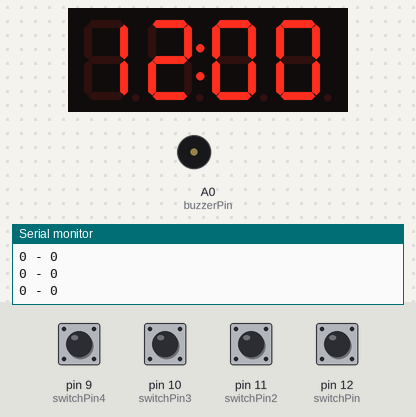
The sketch below on a simulated Arduino Uno, built with avr-gcc and run on an emulated ATmega328P. Parts: 4-digit seven-segment display, buzzer (waves = sounding, pin HIGH), the last lines printed to the serial monitor. Inputs (shaded band) come from the test bench; at power-on: pin 9 (switchPin4), pin 10 (switchPin3), pin 11 (switchPin2), pin 12 (switchPin) LOW.

Above: at 1.2 s.
1.3 s: pin 10 (switchPin3) pulled HIGH for 0.15 s
At 1.9 s:
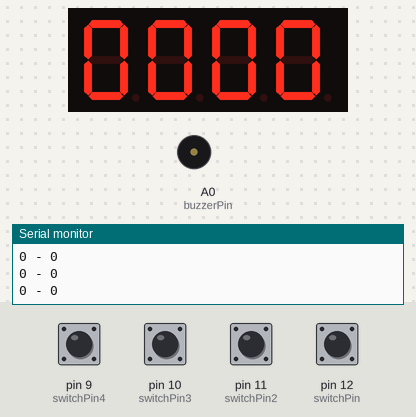
2.9 s: pin 11 (switchPin2) pulled HIGH for 0.15 s
At 3.4 s:
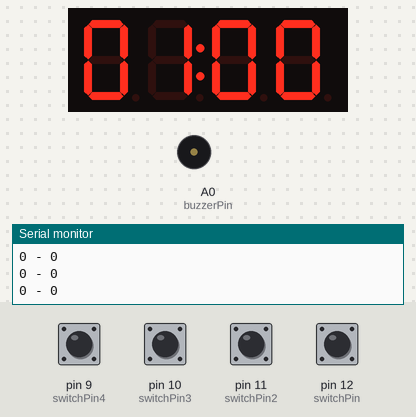
4.5 s: pin 12 (switchPin) pulled HIGH for 0.15 s
At 4.9 s:
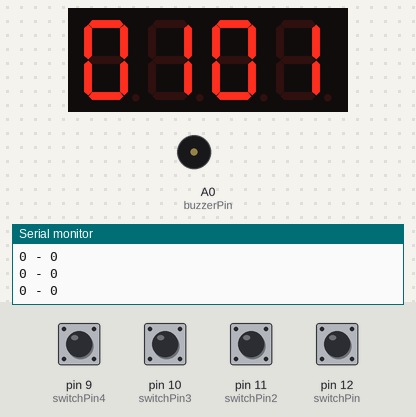
6.1 s: pin 11 (switchPin2) pulled HIGH for 1 s
At 6.78 s:
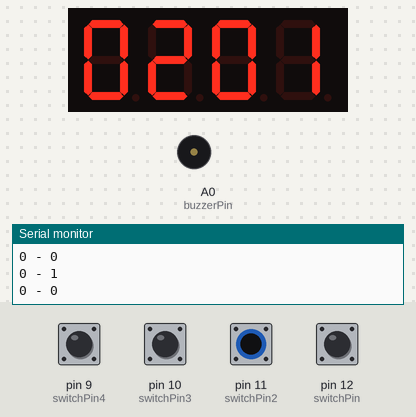
8.6 s: pin 12 (switchPin) pulled HIGH for 1 s
At 9.28 s:
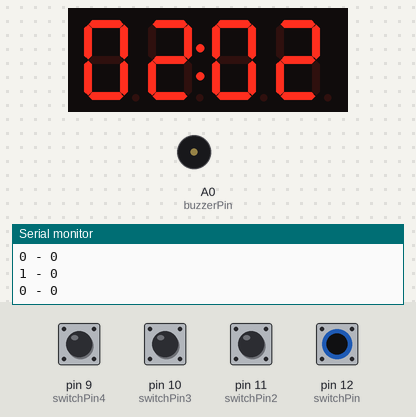
11.1 s: pin 9 (switchPin4) pulled HIGH for 0.15 s
At 11.9 s:
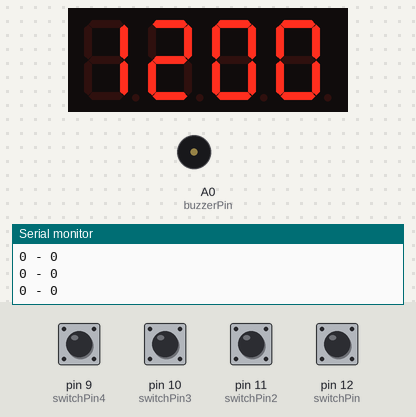
Timing chart, 0 to 14.1 s (numbered marks = the images above; inputs shaded):
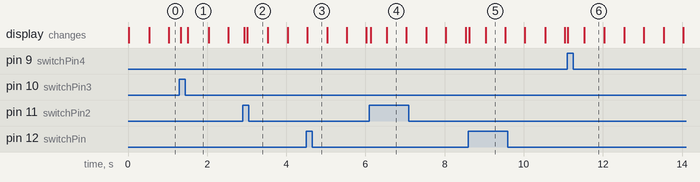

The sketch:

Clock.ino
```cpp
// (licence header left out)
#include <TimerOne.h>
#include "TM1637.h"
#define ON 1
#define OFF 0
const int buzzerPin = A0;
int lastState = 0;
int switchPin = 12;
int switchState = LOW;
int lastState2 = 0;
int switchPin2 = 11;
int switchState2 = LOW;
int lastState3 = 0;
int switchPin3 = 10;
int switchState3 = LOW;
int lastState4 = 0;
int switchPin4 = 9;
int switchState4 = LOW;
int switchStatedisplay = 0;
int8_t TimeDisp[] = {0x00,0x00,0x00,0x00};
unsigned char ClockPoint = 1;
unsigned char Update;
unsigned char halfsecond = 0;
unsigned char second;
unsigned char minute = 0;
unsigned char hour = 12;
int clockswitch = 0;
int8_t TimeDispAlarm[] = {0x00,0x00,0x00,0x00};
unsigned char ClockPointAlarm = 1;
unsigned char UpdateAlarm;
unsigned char halfsecondAlarm = 0;
unsigned char secondAlarm;
unsigned char minuteAlarm = 0;
unsigned char hourAlarm = 0;
int alarmOn = 0;

#define CLK 2//pins definitions for TM1637 and can be changed to other ports
#define DIO 3
TM1637 tm1637(CLK,DIO);

void setup()
{
  pinMode(buzzerPin, OUTPUT);
  Serial.begin(9600);
  pinMode(switchPin, INPUT);
  pinMode(switchPin2, INPUT);


  tm1637.set();
  tm1637.init();
  Timer1.initialize(500000);//timing for 500ms
  Timer1.attachInterrupt(TimingISR);//declare the interrupt serve routine:TimingISR
}
void loop()
{
  switchState = digitalRead(switchPin);
  switchState2 = digitalRead(switchPin2);
  Serial.print(switchState);
  Serial.print(" - ");
  Serial.println(switchState2);

  switchState3 = digitalRead(switchPin3);
  switchState4 = digitalRead(switchPin4);

  Serial.print(switchState3);
  Serial.print(" - ");
  Serial.println(switchState4);


//this is the code for the buttons to switch the clockswitch so that the display switch functions properly

if (lastState3 != switchState3)
{
  if (switchState3 == HIGH){
      clockswitch = 1;
  }
}
if (lastState4 != switchState4)
{
  if (switchState4 == HIGH){
      clockswitch = 0;
  }
}
//This is the display switcher between the alarm display and clock display

if(clockswitch == 1){
  tm1637.display(TimeDispAlarm);
  }else{
  tm1637.display(TimeDisp);
}


//this is the logic that increases minutes and hours. these minutes and hours are added to the right clock by checking the clockswitch condition
// this functionality is disabled when the alarm starts this is done by the Alarmon == 0 condition

//logic for setting the alarm time
if(alarmOn == 0){
  if(clockswitch == 1){
    if (lastState != switchState){
      if (switchState == HIGH) {
        lastState = switchState;
        minuteAlarm+=1;
      }
    }
  lastState = switchState;

  if (lastState2 != switchState2){
    if (switchState2 == HIGH) {
      lastState2 = switchState2;
      hourAlarm+=1;
    }
  }
  lastState2 = switchState2;
}
//logic for setting time
  if(clockswitch == 0){
    if (lastState2 != switchState2){
      if (switchState2 == HIGH) {
        lastState2 = switchState2;
        hour+=1;
      }
    }
    lastState2 = switchState2;

  if (lastState != switchState){
    if (switchState == HIGH) {
      lastState = switchState;
      minute+=1;
      if (minute == 60){
        minute = 0;
      }
    }
  }
  lastState = switchState;
  }
}
if (alarmOn == 1){
    if (lastState != switchState){
      if (switchState == HIGH) {
        lastState = switchState;
        alarmOn = 0;
        minuteAlarm-=1;
    }
  }
lastState = switchState;
    if (lastState2 != switchState2){
      if (switchState2 == HIGH) {
        lastState2 = switchState2;
        alarmOn = 0;
        minuteAlarm-=1;
    }
  }
lastState2 = switchState2;
    if (lastState3 != switchState3){
      if (switchState3 == HIGH) {
        lastState3 = switchState3;
        alarmOn = 0;
        minuteAlarm-=1;
    }
  }
lastState3 = switchState3;
    if (lastState4 != switchState4){
      if (switchState4 == HIGH) {
        lastState4 = switchState4;
        alarmOn = 0;
        minuteAlarm-=1;
    }
  }
lastState4 = switchState4;
}


if(hour == hourAlarm && minute == minuteAlarm)
{
  alarmOn = 1;
}else{
  alarmOn = 0;
}


if(alarmOn == 1){
 tone(buzzerPin, 1000); // Send 1KHz sound signal...
  delay(1000);        // ...for 1 sec
  noTone(buzzerPin);     // Stop sound...
  delay(1000);        // ...for 1sec
}
TimeUpdate();
TimeUpdateAlarm();
UpdateAlarm = ON;
}
void TimingISR()
{
  halfsecond ++;
  Update = ON;
  if(halfsecond == 2){
    second ++;
    if(second == 60)
    {
      minute ++;
      if(minute == 60)
      {
        hour ++;
        if(hour == 24)hour = 0;
        minute = 0;
      }
      second = 0;
    }
    halfsecond = 0;
  }
 // Serial.println(second);
  ClockPoint = (~ClockPoint) & 0x01;
  ClockPointAlarm = (~ClockPointAlarm) & 0x01;
}
void TimeUpdate(void)
{
  if(ClockPoint)tm1637.point(POINT_ON);
  else tm1637.point(POINT_OFF);
  TimeDisp[0] = hour / 10;
  TimeDisp[1] = hour % 10;
  TimeDisp[2] = minute / 10;
  TimeDisp[3] = minute % 10;
  Update = OFF;
}
void TimeUpdateAlarm(void)
{
  TimeDispAlarm[0] = hourAlarm / 10;
  TimeDispAlarm[1] = hourAlarm % 10;
  TimeDispAlarm[2] = minuteAlarm / 10;
  TimeDispAlarm[3] = minuteAlarm % 10;
  UpdateAlarm = OFF;
}
```

Measured:
- after the input at 1.3 s, the display: first changes at once (image 1 shows a later state)
- after the input at 2.9 s, the display: first changes at once (image 2 shows a later state)
- after the input at 4.5 s, the display: first differs from a run without the input at once (image 3)
- after the input at 6.1 s, the display: first changes at once (image 4 shows a later state)
- after the input at 8.6 s, the display: first changes at once (image 5 shows a later state)
- after the input at 11.1 s, the display: first changes at once (image 6 shows a later state)
